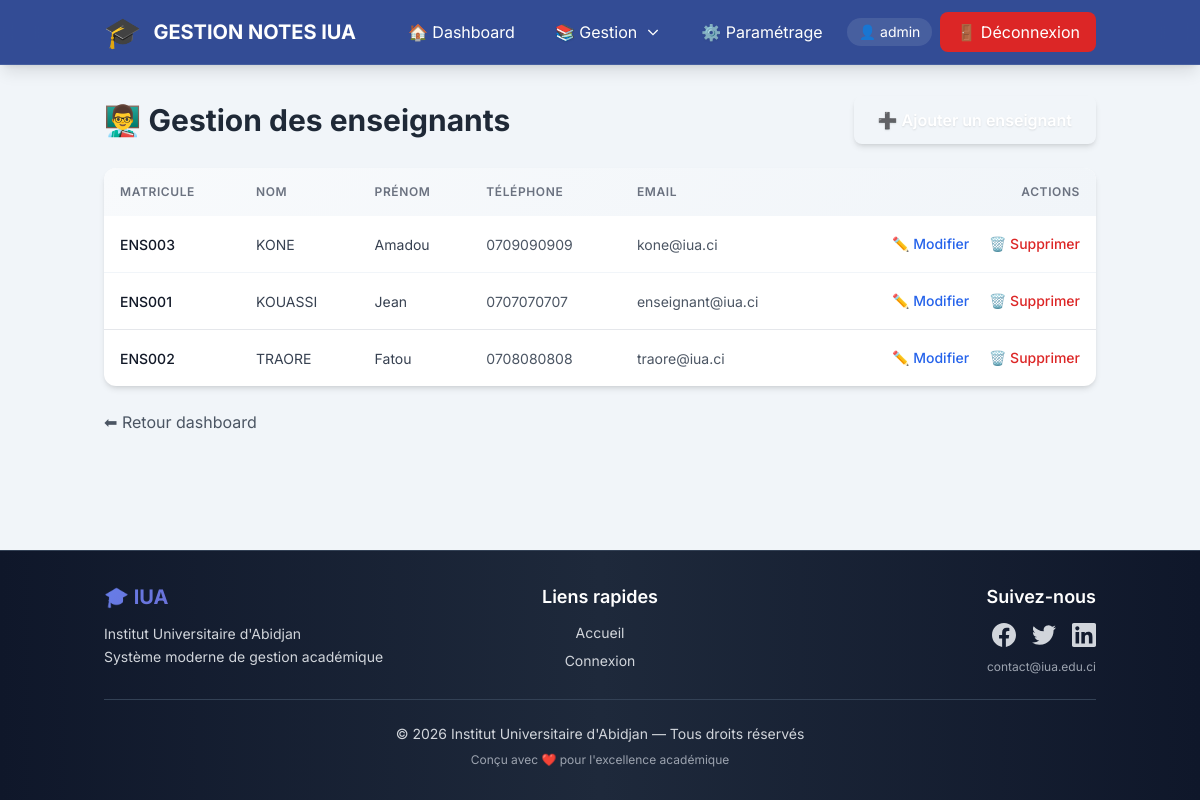
Screenshot of /admin/enseignants/liste.php (signed in) with the database file from the repository.
### tables this page shows
CREATE TABLE `enseignant` (
  `MatriculeEns` varchar(50) NOT NULL,
  `nomEns` varchar(100) NOT NULL,
  `prenomEns` varchar(100) NOT NULL,
  `telEns` varchar(20) DEFAULT NULL,
  `Email` varchar(100) DEFAULT NULL
);

### admin/enseignants/liste.php (the view, shortened to what this page needs)
<?php
$pdo = Database::getInstance()->getConnection();
$stmt = $pdo->query(
    "SELECT MatriculeEns, nomEns, prenomEns, telEns, Email
     FROM enseignant
     ORDER BY nomEns, prenomEns"
);
$enseignants = $stmt->fetchAll();
require_once '../../includes/header.php';
require_once '../../includes/navbar.php';
?>
<div class="container mx-auto px-4 py-8 flex-1">
    <div class="flex justify-between items-center mb-6">
        <h2 class="text-3xl font-bold text-gray-800">👨‍🏫 Gestion des enseignants</h2>
        <a href="<?= BASE_URL ?>/admin/enseignants/ajouter.php"
           class="px-6 py-3 bg-emerald-600 hover:bg-emerald-700 text-white rounded-lg font-semibold transition shadow-md hover:shadow-lg">
            ➕ Ajouter un enseignant
        </a>
    </div>
    <div class="bg-white rounded-xl shadow-md overflow-hidden table-modern">
        <table class="w-full">
            <thead class="bg-gray-50">
                <tr>
                    <th class="px-6 py-4 text-left text-xs font-semibold text-gray-700 uppercase tracking-wider">Matricule</th>
                    <th class="px-6 py-4 text-left text-xs font-semibold text-gray-700 uppercase tracking-wider">Nom</th>
                    <th class="px-6 py-4 text-left text-xs font-semibold text-gray-700 uppercase tracking-wider">Prénom</th>
                    <th class="px-6 py-4 text-left text-xs font-semibold text-gray-700 uppercase tracking-wider">Téléphone</th>
                    <th class="px-6 py-4 text-left text-xs font-semibold text-gray-700 uppercase tracking-wider">Email</th>
                    <th class="px-6 py-4 text-right text-xs font-semibold text-gray-700 uppercase tracking-wider">Actions</th>
                </tr>
            </thead>
            <tbody class="divide-y divide-gray-200">
                <?php if (count($enseignants) === 0): ?>
                    <tr>
                        <td colspan="6" class="px-6 py-8 text-center text-gray-500">
                            Aucun enseignant enregistré
                        </td>
                    </tr>
                <?php else: ?>
                    <?php foreach ($enseignants as $ens): ?>
                        <tr class="hover:bg-gray-50 transition">
                            <td class="px-6 py-4 whitespace-nowrap">
                                <span class="text-sm font-medium text-gray-900"><?= htmlspecialchars($ens['MatriculeEns']) ?></span>
                            </td>
                            <td class="px-6 py-4 whitespace-nowrap">
                                <span class="text-sm text-gray-700"><?= htmlspecialchars($ens['nomEns']) ?></span>
                            </td>
                            <td class="px-6 py-4 whitespace-nowrap">
                                <span class="text-sm text-gray-700"><?= htmlspecialchars($ens['prenomEns']) ?></span>
                            </td>
                            <td class="px-6 py-4 whitespace-nowrap">
                                <span class="text-sm text-gray-600"><?= htmlspecialchars($ens['telEns'] ?? '-') ?></span>
                            </td>
                            <td class="px-6 py-4">
                                <span class="text-sm text-gray-600"><?= htmlspecialchars($ens['Email']) ?></span>
                            </td>
                            <td class="px-6 py-4 whitespace-nowrap text-right text-sm font-medium">
                                <a href="<?= BASE_URL ?>/admin/enseignants/modifier.php?matricule=<?= urlencode($ens['MatriculeEns']) ?>"
                                   class="text-blue-600 hover:text-blue-900 mr-4">✏️ Modifier</a>
                                <a href="<?= BASE_URL ?>/admin/enseignants/supprimer.php?matricule=<?= urlencode($ens['MatriculeEns']) ?>"
                                   onclick="return confirm('Supprimer cet enseignant ?');"
                                   class="text-red-600 hover:text-red-900">🗑️ Supprimer</a>
                            </td>
                        </tr>
                    <?php endforeach; ?>
                <?php endif; ?>
            </tbody>
        </table>
    </div>
    <div class="mt-6">
        <a href="<?= BASE_URL ?>/admin/index.php"
           class="text-gray-600 hover:text-navy transition">
            ⬅ Retour dashboard
        </a>
    </div>
</div>
<?php
require_once '../../includes/footer.php';
?>

### assets/css/style.css (style rules this page uses)
:root { --primary: #e50914; --primary-dark: #b20710; --primary-light: #ff1a24; --secondary: #564d4d; --secondary-light: #6e6464; --accent: #00d9ff; --accent-dark: #00b8d4; --accent-glow: rgba(0, 217, 255, 0.4); --bg-dark: #0a0a0a; --bg-card: #1a1a1a; --bg-card-hover: #252525; --bg-pearl: #f1f5f9; --bg-glass: rgba(255, 255, 255, 0.1); --text-primary: #ffffff; --text-secondary: #b3b3b3; --text-dark: #1a1a1a; --text-gray: #6b7280; --gradient-primary: linear-gradient(135deg, #667eea 0%, #764ba2 100%); --gradient-accent: linear-gradient(135deg, #f093fb 0%, #f5576c 100%); --gradient-emerald: linear-gradient(135deg, #10b981 0%, #059669 100%); --gradient-blue: linear-gradient(135deg, #3b82f6 0%, #1e40af 100%); --gradient-purple: linear-gradient(135deg, #a855f7 0%, #7c3aed 100%); --gradient-orange: linear-gradient(135deg, #f97316 0%, #ea580c 100%); --gradient-hero: linear-gradient(135deg, #1e3a8a 0%, #3b82f6 50%, #1e3a8a 100%); --shadow-sm: 0 1px 2px 0 rgba(0, 0, 0, 0.05); --shadow-md: 0 4px 6px -1px rgba(0, 0, 0, 0.1), 0 2px 4px -1px rgba(0, 0, 0, 0.06); --shadow-lg: 0 10px 15px -3px rgba(0, 0, 0, 0.1), 0 4px 6px -2px rgba(0, 0, 0, 0.05); --shadow-xl: 0 20px 25px -5px rgba(0, 0, 0, 0.1), 0 10px 10px -5px rgba(0, 0, 0, 0.04); --shadow-2xl: 0 25px 50px -12px rgba(0, 0, 0, 0.25); --shadow-glow: 0 0 20px rgba(0, 217, 255, 0.3); --shadow-glow-primary: 0 0 20px rgba(229, 9, 20, 0.3); --radius-sm: 0.375rem; --radius-md: 0.5rem; --radius-lg: 0.75rem; --radius-xl: 1rem; --radius-2xl: 1.5rem; --radius-full: 9999px; --transition-fast: 0.15s ease-in-out; --transition-base: 0.3s ease-in-out; --transition-slow: 0.5s ease-in-out; --spacing-xs: 0.25rem; --spacing-sm: 0.5rem; --spacing-md: 1rem; --spacing-lg: 1.5rem; --spacing-xl: 2rem; --navy: #1e3a8a; --pearl: #f1f5f9; --emerald: #10b981; }
* { margin: 0; padding: 0; box-sizing: border-box; }
html { scroll-behavior: smooth; }
body { font-family: 'Inter', -apple-system, BlinkMacSystemFont, 'Segoe UI', Roboto, 'Helvetica Neue', Arial, sans-serif; -webkit-font-smoothing: antialiased; -moz-osx-font-smoothing: grayscale; overflow-x: hidden; }
.table-modern { background: white; border-radius: var(--radius-lg); overflow: hidden; box-shadow: var(--shadow-md); }
.table-modern thead { background: linear-gradient(135deg, #f8fafc 0%, #f1f5f9 100%); }
.table-modern thead th { padding: 1rem; font-weight: 600; text-transform: uppercase; font-size: 0.75rem; letter-spacing: 0.05em; color: var(--text-gray); }
.table-modern tbody tr { transition: all var(--transition-fast); border-bottom: 1px solid #f1f5f9; }
.table-modern tbody td { padding: 1rem; }
.btn-premium, button, a[class*="bg-gradient"], a[class*="bg-blue"], a[class*="bg-emerald"], a[class*="bg-purple"], a[class*="bg-navy"] { color: white !important; text-shadow: 0 1px 2px rgba(0, 0, 0, 0.1); }

### rows the page displays
enseignant: MatriculeEns "ENS003", nomEns "KONE", prenomEns "Amadou", telEns "0709090909", Email "kone@iua.ci"
enseignant: MatriculeEns "ENS001", nomEns "KOUASSI", prenomEns "Jean", telEns "0707070707", Email "enseignant@iua.ci"
enseignant: MatriculeEns "ENS002", nomEns "TRAORE", prenomEns "Fatou", telEns "0708080808", Email "traore@iua.ci"

### other values shown
$_SESSION['login'] "admin"
